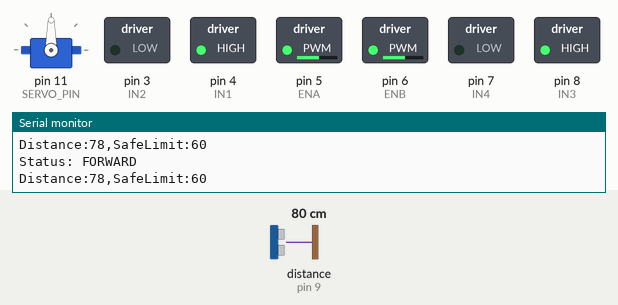
The sketch below on a simulated Arduino Uno, built with avr-gcc and run on an emulated ATmega328P. On the bench: servo, switched loads named in the sketch (green lamp = pin HIGH), the last lines printed to the serial monitor. Wiring (inferred from the names in the program): ultrasonic range finder: trigger pin 10; echo pin 9. Inputs (shaded band) come from the test bench; at power-on: distance to the obstacle (sensor on pin 9) 80 cm. The echo pulse lasts 58.3 µs per cm; pins used as bus, display or sensor lines are not drawn.

Above: at 2.2 s.
2.3 s: distance to the obstacle (sensor on pin 9) set to 67 cm
3.8 s: distance to the obstacle (sensor on pin 9) set to 56 cm
At 4.2 s:
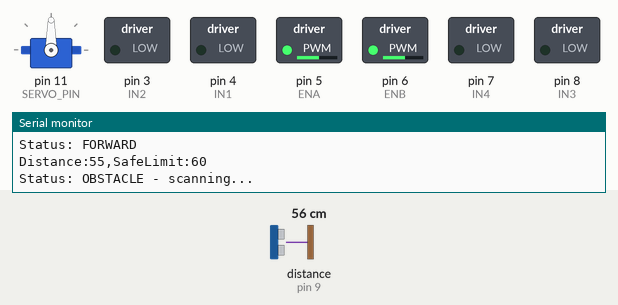
6.8 s: distance to the obstacle (sensor on pin 9) set to 60 cm
At 9.7 s:
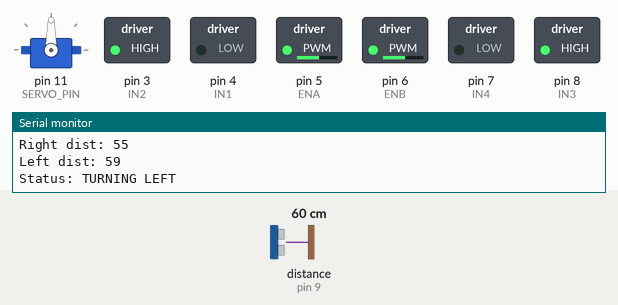
9.8 s: distance to the obstacle (sensor on pin 9) set to 250 cm
At 11.1 s:
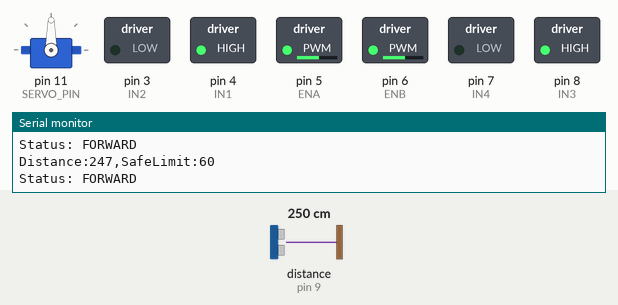
Timing chart, 0 to 12.5 s (numbered marks = the images above; inputs shaded):
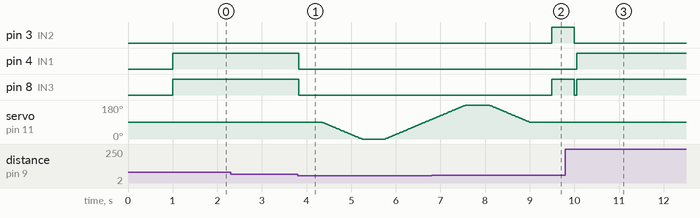

Measured:
- the behaviour switches between 62 and 61 cm on distance to the obstacle (sensor on pin 9) (found by bisection; images 0 and 1)
- the behaviour switches between 56 and 57 cm on distance to the obstacle (sensor on pin 9) (found by bisection; images 1 and 2)
- after the input at 3.8 s, pin 4 (IN1), pin 8 (IN3): HIGH → LOW at once
- after the input at 6.8 s, pin 3 (IN2), pin 8 (IN3): LOW → HIGH after 2.7 s; pin 4 (IN1), pin 7 (IN4): stays LOW (without the input it goes to HIGH after 2.7 s)
- after the input at 9.8 s, pin 4 (IN1): LOW → HIGH after 0.26 s; servo on pin 11 (SERVO_PIN): stops changing and stays 90°
- by itself, servo on pin 11 (SERVO_PIN): rises from 103° to 180° in 0.77 s, then falls to 90° in 1.4 s

The sketch:

robo_car.ino
```cpp
#include <Servo.h>

// ── Pin definitions ───────────────────────────────────
#define TRIG_PIN   10
#define ECHO_PIN   9
#define SERVO_PIN  11

// L298N motor driver
#define IN1  4
#define IN2  3
#define IN3  8
#define IN4  7
#define ENA  5   // PWM speed Motor A
#define ENB  6   // PWM speed Motor B

#define SAFE_DIST  60    // cm — minimum clear distance
#define SPEED      140   // 0–255 (was 300 — invalid, max is 255)

Servo scanServo;

// ── Get distance from HC-SR04 ─────────────────────────
long getDistance() {
  digitalWrite(TRIG_PIN, LOW);
  delayMicroseconds(2);
  digitalWrite(TRIG_PIN, HIGH);
  delayMicroseconds(10);
  digitalWrite(TRIG_PIN, LOW);
  long duration = pulseIn(ECHO_PIN, HIGH, 30000);
  return duration * 0.034 / 2;
}

// ── Motor functions ───────────────────────────────────
void moveForward() {
  digitalWrite(IN1, HIGH); digitalWrite(IN2, LOW);
  digitalWrite(IN3, HIGH); digitalWrite(IN4, LOW);
}

void moveBackward() {
  digitalWrite(IN1, LOW); digitalWrite(IN2, HIGH);
  digitalWrite(IN3, LOW); digitalWrite(IN4, HIGH);
}

void turnLeft() {
  digitalWrite(IN1, LOW);  digitalWrite(IN2, HIGH);
  digitalWrite(IN3, HIGH); digitalWrite(IN4, LOW);
}

void turnRight() {
  digitalWrite(IN1, HIGH); digitalWrite(IN2, LOW);
  digitalWrite(IN3, LOW);  digitalWrite(IN4, HIGH);
}

void stopMotors() {
  digitalWrite(IN1, LOW); digitalWrite(IN2, LOW);
  digitalWrite(IN3, LOW); digitalWrite(IN4, LOW);
}

// ── Slow servo movement ───────────────────────────────
void slowMove(int fromAngle, int toAngle, int stepDelay) {
  if (fromAngle < toAngle) {
    for (int pos = fromAngle; pos <= toAngle; pos++) {
      scanServo.write(pos);
      delay(stepDelay);
    }
  } else {
    for (int pos = fromAngle; pos >= toAngle; pos--) {
      scanServo.write(pos);
      delay(stepDelay);
    }
  }
}

// ── Setup ─────────────────────────────────────────────
void setup() {
  pinMode(TRIG_PIN, OUTPUT);
  pinMode(ECHO_PIN, INPUT);
  pinMode(IN1, OUTPUT); pinMode(IN2, OUTPUT);
  pinMode(IN3, OUTPUT); pinMode(IN4, OUTPUT);
  pinMode(ENA, OUTPUT); pinMode(ENB, OUTPUT);

  analogWrite(ENA, SPEED);
  analogWrite(ENB, SPEED);

  scanServo.attach(SERVO_PIN);
  scanServo.write(90);
  delay(1000);

  Serial.begin(9600);
}

// ── Main loop ─────────────────────────────────────────
void loop() {
  long dist = getDistance();

  Serial.print("Distance:");
  Serial.print(dist);
  Serial.print(",SafeLimit:");
  Serial.println(60);

  if (dist > SAFE_DIST || dist == 0) {
    Serial.println("Status: FORWARD");
    moveForward();
  } else {
    stopMotors();
    Serial.println("Status: OBSTACLE - scanning...");
    delay(500);

    slowMove(90, 0, 10);
    delay(500);
    long rightDist = getDistance();
    Serial.print("Right dist: "); Serial.println(rightDist);

    slowMove(0, 180, 10);
    delay(500);
    long leftDist = getDistance();
    Serial.print("Left dist: "); Serial.println(leftDist);

    slowMove(180, 90, 10);
    delay(500);

    if (leftDist == 0 && rightDist == 0) {
      Serial.println("Status: BACKING UP");
      moveBackward();
      delay(500);
    } else if (leftDist > rightDist) {
      Serial.println("Status: TURNING LEFT");
      turnLeft();
      delay(500);
    } else {
      Serial.println("Status: TURNING RIGHT");
      turnRight();
      delay(500);
    }
    stopMotors();
  }

  delay(50);
}
```
